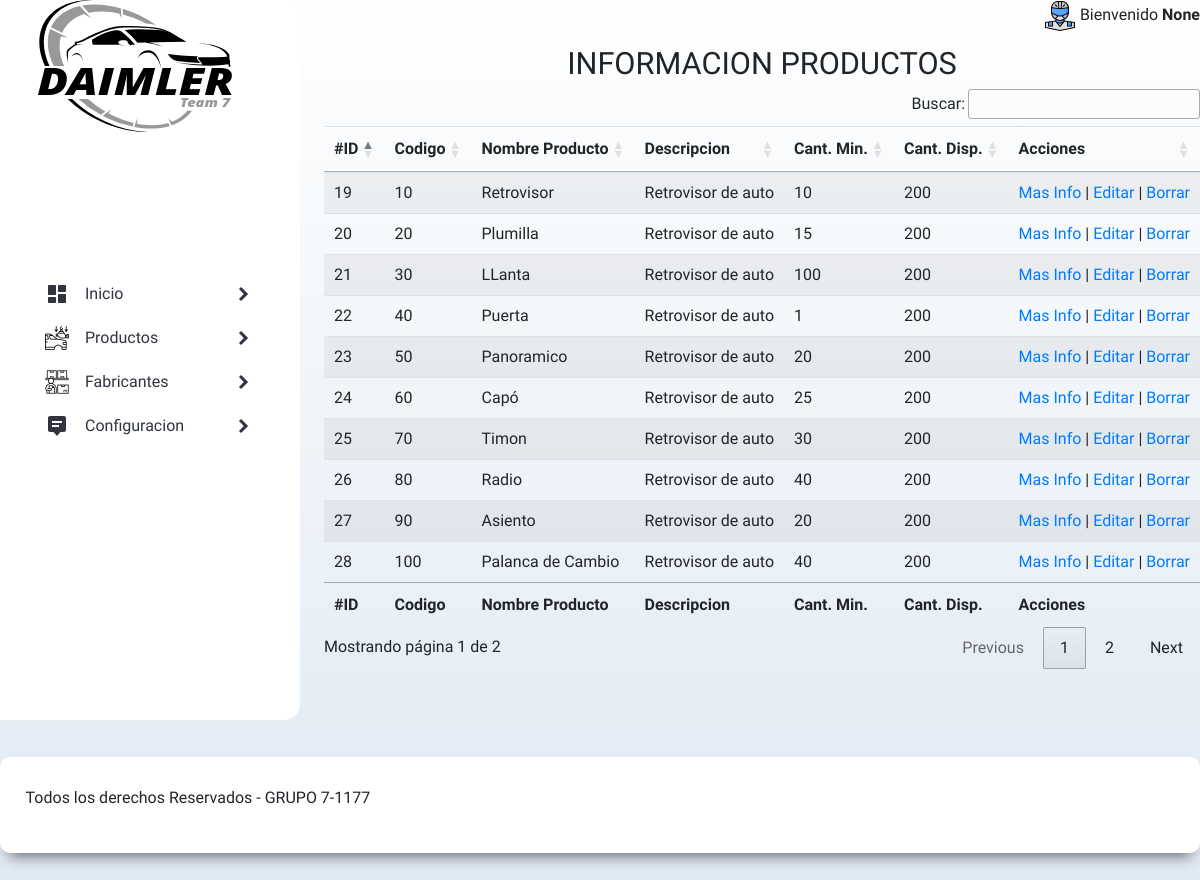
The app's page /crud_productos (signed in), older data.
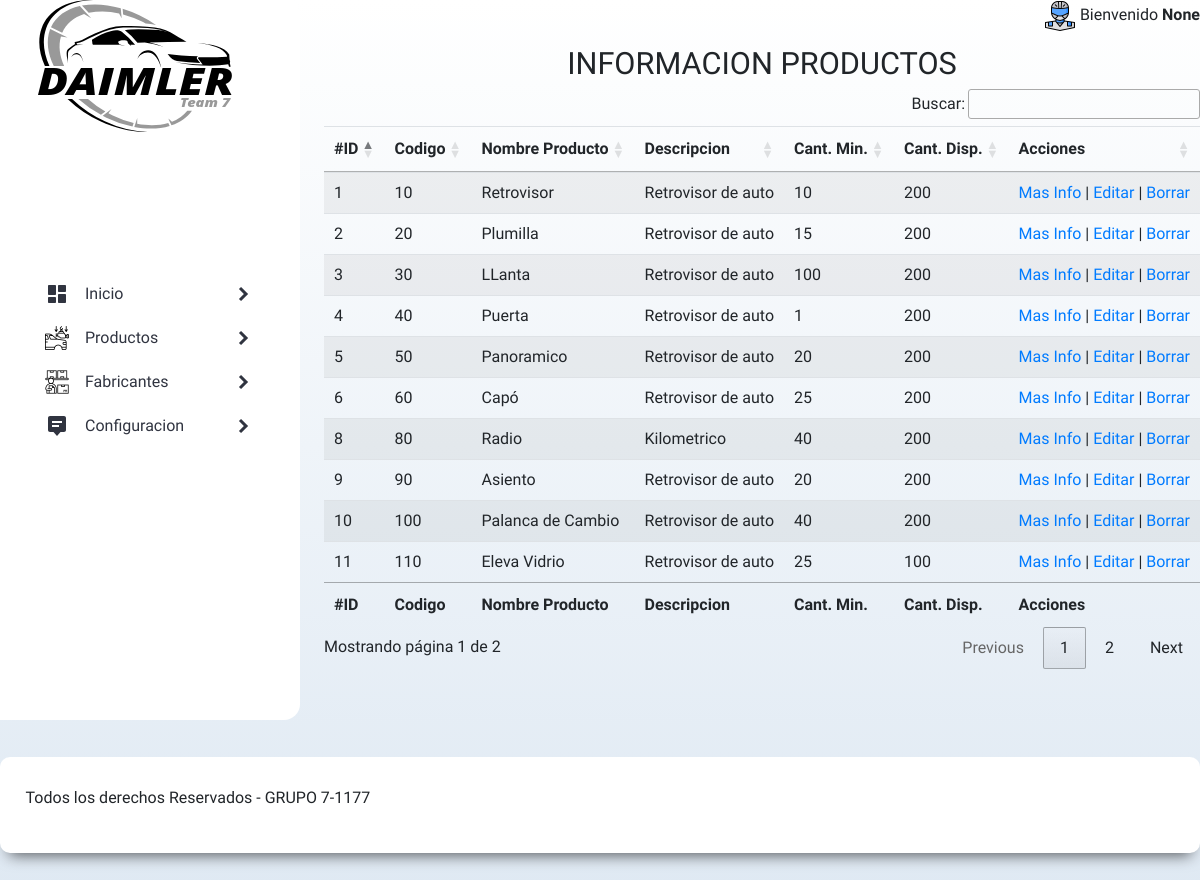
The same page, newer data.
### tables this page shows
CREATE TABLE productos (
  id_producto INTEGER PRIMARY KEY AutoIncrement,
  codigo_producto varchar(15) NOT NULL UNIQUE,
  nombre_producto varchar(255) NOT NULL,
  descripcion text,
  cminima_rq_bodega decimal(15,0) DEFAULT NULL,
  cdisponible_bodega decimal(15,0) DEFAULT NULL,
  estado char(1) NOT NULL DEFAULT 1,
  fecha_sistema datetime DEFAULT CURRENT_TIMESTAMP,
  codigo_usuario varchar(15) NOT NULL
  );

### app.py (the view)
@app.route("/crud_productos", methods=["GET", "POST"])
def crud_productos():
    if g.user:
        sql = "Select * from productos"
        db = get_db()
        cursor = db.cursor()
        cursor.execute(sql)
        productos = cursor.fetchall()
        close_db()
        return render_template("show_prod.html", sesion_iniciada=sesion_iniciada, productos=productos, usuario=g.user)
    else:
        return render_template('index.html', sesion_iniciada=sesion_iniciada, usuario=g.user)

### app.py (called while the page is built)
@app.before_request  # Decorador
def load_logged_in_user():
    user_id = session.get('user_id')
    if user_id is None:
        g.user = None
    else:
        g.user = get_db().execute(
            'SELECT * FROM usuarios WHERE codigo_usuario = ?', (user_id,)
        ).fetchone()

### db.py (called while the page is built)
def get_db():
    try:
        if 'db' not in g:
            g.db = sqlite3.connect("db/daimler.db")
            g.db.row_factory = sqlite3.Row
        return g.db
    except Error:
        print( Error )

### templates/show_prod.html (shortened to what this page needs)
{% extends "base.html" %}
{% block cont_menu %}
<body>
    <div class="form_menu">
        <h2>INFORMACION PRODUCTOS</h2>
        <table id="producto" class="table table-striped table-inverse table-responsive">
            <thead class="thead-inverse">
                <tr>
                    <th>#ID</th>
                    <th>Codigo</th>
                    <th>Nombre Producto</th>
                    <th>Descripcion</th>
                    <th>Cant. Min.</th>
                    <th>Cant. Disp.</th>
                    {% if sesion_iniciada[2] != "USER" %}
                    <th>Acciones</th>
                    {% endif %}
                </tr>
                </thead>
                <tbody>
                    {%for productos in productos %}
                    <tr>
                        <td>{{productos[0]}} </td>
                        <td>{{productos[1]}} </td>
                        <td>{{productos[2]}} </td>
                        <td>{{productos[3]}} </td>
                        <td>{{productos[4]}} </td>
                        <td>{{productos[5]}} </td>
                        {% if sesion_iniciada[2] != "USER" %}
                            <td> <a href="/info_prod/{{productos[0]}}">Mas Info </a> | <a href="/edit_prod/{{productos[0]}}">Editar</a> | <a href="/del_prod/{{productos[0]}}">Borrar</a></td>
                    {% endif %}
                    </tr>
                    {%endfor %}
                </tbody>
                <tfoot class="thead-inverse">
                    <tr>
                        <th>#ID</th>
                        <th>Codigo</th>
                        <th>Nombre Producto</th>
                        <th>Descripcion</th>
                        <th>Cant. Min.</th>
                        <th>Cant. Disp.</th>
                        {% if sesion_iniciada[2] != "USER" %}
                        <th>Acciones</th>
                        {% endif %}
                    </tr>
                </tfoot>
        </table>
    </div>
</body>
{% endblock %}

Row changes from the older to the newer data that the page shows:
no longer on this page (row edited): productos: id_producto "19", codigo_producto "10", nombre_producto "Retrovisor", descripcion "Retrovisor de auto", cminima_rq_bodega "10", cdisponible_bodega "200"
no longer on this page (row edited): productos: id_producto "20", codigo_producto "20", nombre_producto "Plumilla", descripcion "Retrovisor de auto", cminima_rq_bodega "15", cdisponible_bodega "200"
no longer on this page (row edited): productos: id_producto "21", codigo_producto "30", nombre_producto "LLanta", descripcion "Retrovisor de auto", cminima_rq_bodega "100", cdisponible_bodega "200"
removed productos: id_producto "22", codigo_producto "40", nombre_producto "Puerta", descripcion "Retrovisor de auto", cminima_rq_bodega "1", cdisponible_bodega "200"
removed productos: id_producto "23", codigo_producto "50", nombre_producto "Panoramico", descripcion "Retrovisor de auto", cminima_rq_bodega "20", cdisponible_bodega "200"
removed productos: id_producto "24", codigo_producto "60", nombre_producto "Capó", descripcion "Retrovisor de auto", cminima_rq_bodega "25", cdisponible_bodega "200"
removed productos: id_producto "25", codigo_producto "70", nombre_producto "Timon", descripcion "Retrovisor de auto", cminima_rq_bodega "30", cdisponible_bodega "200"
removed productos: id_producto "26", codigo_producto "80", nombre_producto "Radio", descripcion "Retrovisor de auto", cminima_rq_bodega "40", cdisponible_bodega "200"
removed productos: id_producto "27", codigo_producto "90", nombre_producto "Asiento", descripcion "Retrovisor de auto", cminima_rq_bodega "20", cdisponible_bodega "200"
removed productos: id_producto "28", codigo_producto "100", nombre_producto "Palanca de Cambio", descripcion "Retrovisor de auto", cminima_rq_bodega "40", cdisponible_bodega "200"
added productos: id_producto "1", codigo_producto "10", nombre_producto "Retrovisor", descripcion "Retrovisor de auto", cminima_rq_bodega "10", cdisponible_bodega "200"
added productos: id_producto "2", codigo_producto "20", nombre_producto "Plumilla", descripcion "Retrovisor de auto", cminima_rq_bodega "15", cdisponible_bodega "200"
added productos: id_producto "3", codigo_producto "30", nombre_producto "LLanta", descripcion "Retrovisor de auto", cminima_rq_bodega "100", cdisponible_bodega "200"
added productos: id_producto "4", codigo_producto "40", nombre_producto "Puerta", descripcion "Retrovisor de auto", cminima_rq_bodega "1", cdisponible_bodega "200"
added productos: id_producto "5", codigo_producto "50", nombre_producto "Panoramico", descripcion "Retrovisor de auto", cminima_rq_bodega "20", cdisponible_bodega "200"
added productos: id_producto "6", codigo_producto "60", nombre_producto "Capó", descripcion "Retrovisor de auto", cminima_rq_bodega "25", cdisponible_bodega "200"
added productos: id_producto "8", codigo_producto "80", nombre_producto "Radio", descripcion "Kilometrico", cminima_rq_bodega "40", cdisponible_bodega "200"
added productos: id_producto "9", codigo_producto "90", nombre_producto "Asiento", descripcion "Retrovisor de auto", cminima_rq_bodega "20", cdisponible_bodega "200"
added productos: id_producto "10", codigo_producto "100", nombre_producto "Palanca de Cambio", descripcion "Retrovisor de auto", cminima_rq_bodega "40", cdisponible_bodega "200"
added productos: id_producto "11", codigo_producto "110", nombre_producto "Eleva Vidrio", descripcion "Retrovisor de auto", cminima_rq_bodega "25", cdisponible_bodega "100"
